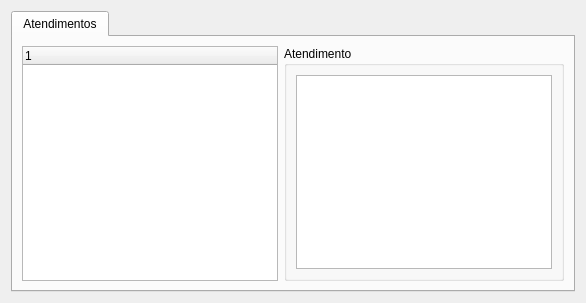
          <widget class="QWidget" name="Relatorios">
           <attribute name="title">
            <string>Relatórios</string>
           </attribute>
           <layout class="QVBoxLayout" name="verticalLayout_16">
            <item>
             <layout class="QVBoxLayout" name="verticalLayout_21">
              <item>
               <layout class="QHBoxLayout" name="horizontalLayout_14">
                <item>
                 <widget class="QTabWidget" name="tab_relatorios">
                  <property name="currentIndex">
                   <number>0</number>
                  </property>
                  <widget class="QWidget" name="Atendimentos">
                   <attribute name="title">
                    <string>Atendimentos</string>
                   </attribute>
                   <layout class="QHBoxLayout" name="horizontalLayout_19">
                    <item>
                     <widget class="QTreeWidget" name="trw_atendimentos">
                      <column>
                       <property name="text">
                        <string notr="true">1</string>
                       </property>
                      </column>
                     </widget>
                    </item>
                    <item>
                     <widget class="QGroupBox" name="groupBox">
                      <property name="title">
                       <string>Atendimento</string>
                      </property>
                      <layout class="QVBoxLayout" name="verticalLayout_22">
                       <item>
                        <widget class="QTextEdit" name="txtRelAtendimento">
                         <property name="readOnly">
                          <bool>true</bool>
                         </property>
                        </widget>
                       </item>
                      </layout>
                     </widget>
                    </item>
                   </layout>
                  </widget>
                 </widget>
                </item>
               </layout>
              </item>
             </layout>
            </item>
           </layout>
          </widget>
